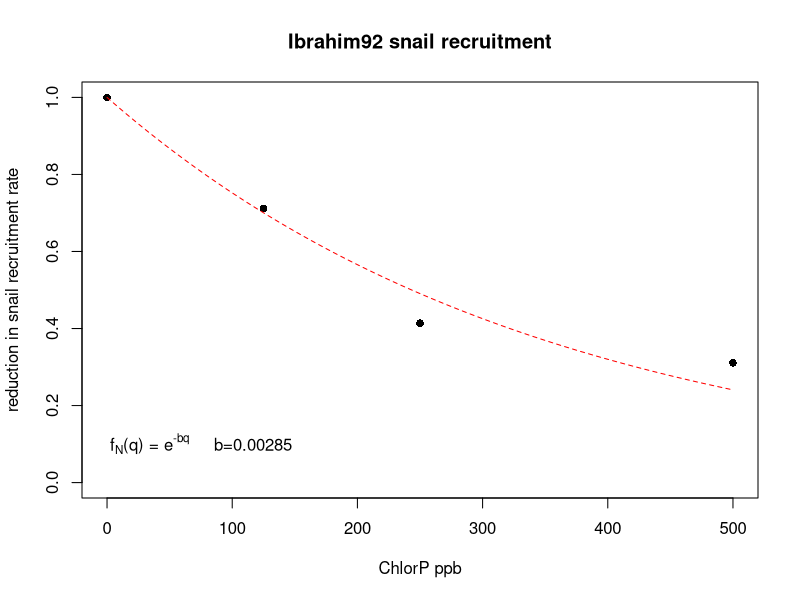
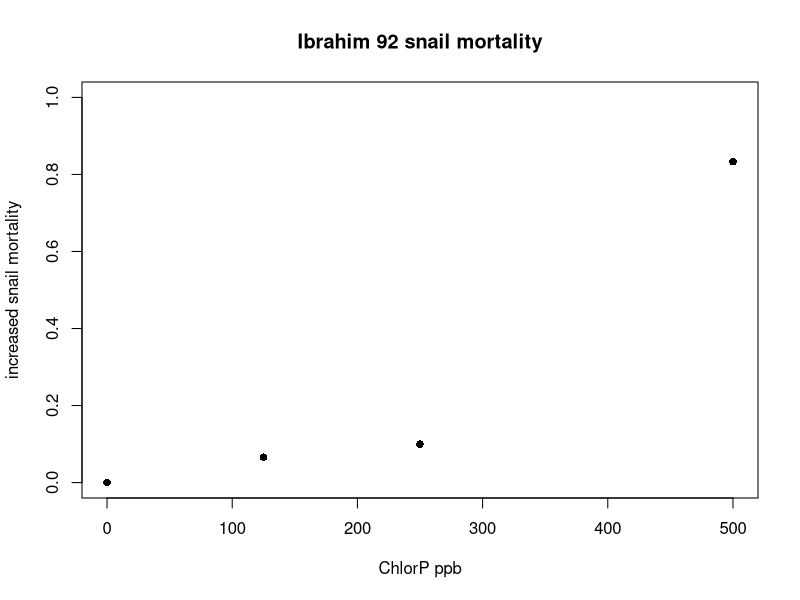

Recreate these plots in R, in order. (Note: this script raises an error after producing the figures.)
#Toxicity to Biomphalaria snails from Ibrahim 1992 ###################
# reduction in snail fecundity: from table 1, relative change in number of juveniles produced over the 8 week experiment
snail.repro = data.frame(dose = c(0,125,250,500),
                         f_red = c(1, 3005/4225, 1749/4225, 1313/4225))


plot(snail.repro$dose, snail.repro$f_red, ylim = c(0,1), pch = 16, 
     ylab = 'reduction in snail recruitment rate', xlab = 'ChlorP ppb', main='Ibrahim92 snail recruitment')

mod1<-nls(f_red ~ exp(-b*(dose)), data=snail.repro, start = list(b=0.01))
  summary(mod1)

dose = c(0:500)

f_Nq_chlor_ibrahim92 = function(In){
  exp(-0.0028479*(In))
}

lines(dose, f_Nq_chlor_ibrahim92(dose), lty=2, col='red')
text(75,0.1, labels = expression(paste('f'[N],'(q) = ', 'e'^'-bq', '     b=0.00285', sep='')))

#Snail mortality -- relative change in survival over entire experiment period (12 weeks)
snail.mort = data.frame(dose = c(0,125,250,500),
                        mort = c(16.7, 23.3, 26.7, 100))

plot(snail.mort$dose, (snail.mort$mort - snail.mort$mort[1])/100, ylim = c(0,1), pch = 16, 
     ylab = 'increased snail mortality', xlab = 'ChlorP ppb', main = 'Ibrahim 92 snail mortality')

ibr_muNq<-drm((snail.mort$mort - snail.mort$mort[1])/100 ~ snail.mort$dose,
              data = snail.mort, type = 'binomial', fct = LL.2())

muNq_chlor_ibrahim92<-function(In){
  1/(1+exp(ibr_muNq$coefficients[1]*(log(In)-log(ibr_muNq$coefficients[2]))))
}  

lines(dose, muNq_chlor_ibrahim92(dose), lty=2, col='red')
text(150,0.5, labels = expression(paste(mu[N],'(q) = ', 'f(SF,LC'[50],',q)', '     SF=-3.87, LC'[50],'=358.5', sep='')), cex=0.7)
